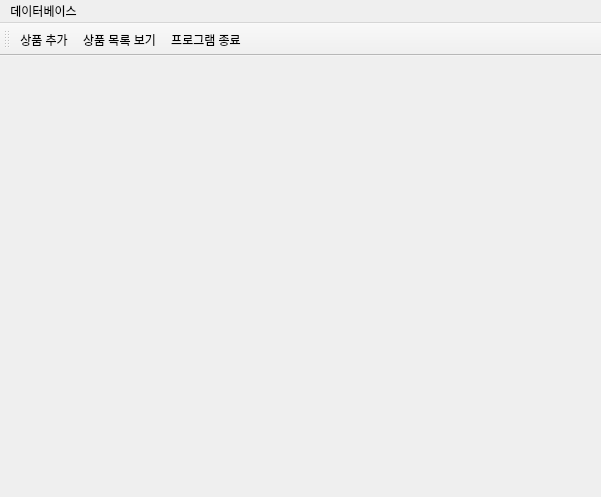
<?xml version="1.0" encoding="UTF-8"?>
<ui version="4.0">
 <class>MainWindow</class>
 <widget class="QMainWindow" name="MainWindow">
  <property name="geometry">
   <rect>
    <x>0</x>
    <y>0</y>
    <width>601</width>
    <height>497</height>
   </rect>
  </property>
  <property name="windowTitle">
   <string>MainWindow</string>
  </property>
  <widget class="QWidget" name="centralwidget">
   <widget class="QWidget" name="gridLayoutWidget">
    <property name="geometry">
     <rect>
      <x>0</x>
      <y>0</y>
      <width>441</width>
      <height>451</height>
     </rect>
    </property>
    <layout class="QGridLayout" name="gridLayout"/>
   </widget>
   <widget class="QWidget" name="verticalLayoutWidget">
    <property name="geometry">
     <rect>
      <x>440</x>
      <y>0</y>
      <width>160</width>
      <height>451</height>
     </rect>
    </property>
    <layout class="QVBoxLayout" name="verticalLayout"/>
   </widget>
  </widget>
  <widget class="QMenuBar" name="menubar">
   <property name="geometry">
    <rect>
     <x>0</x>
     <y>0</y>
     <width>601</width>
     <height>21</height>
    </rect>
   </property>
   <widget class="QMenu" name="menu">
    <property name="title">
     <string>데이터베이스</string>
    </property>
    <widget class="QMenu" name="menu_2">
     <property name="title">
      <string>상품</string>
     </property>
     <addaction name="action_4"/>
     <addaction name="action_5"/>
     <addaction name="action_6"/>
    </widget>
    <widget class="QMenu" name="menu_3">
     <property name="title">
      <string>매출</string>
     </property>
     <addaction name="action_7"/>
     <addaction name="action_8"/>
    </widget>
    <addaction name="menu_2"/>
    <addaction name="menu_3"/>
    <addaction name="action_9"/>
   </widget>
   <addaction name="menu"/>
  </widget>
  <widget class="QToolBar" name="toolBar">
   <property name="windowTitle">
    <string>toolBar</string>
   </property>
   <attribute name="toolBarArea">
    <enum>TopToolBarArea</enum>
   </attribute>
   <attribute name="toolBarBreak">
    <bool>false</bool>
   </attribute>
   <addaction name="action_4"/>
   <addaction name="action_5"/>
   <addaction name="action_9"/>
  </widget>
  <action name="action_3">
   <property name="text">
    <string>상품 제거</string>
   </property>
  </action>
  <action name="action_4">
   <property name="text">
    <string>상품 추가</string>
   </property>
  </action>
  <action name="action_5">
   <property name="text">
    <string>상품 목록 보기</string>
   </property>
  </action>
  <action name="action_6">
   <property name="text">
    <string>상품 제거</string>
   </property>
  </action>
  <action name="action_7">
   <property name="text">
    <string>매출 목록</string>
   </property>
  </action>
  <action name="action_8">
   <property name="text">
    <string>매출 그래프</string>
   </property>
  </action>
  <action name="action_9">
   <property name="text">
    <string>프로그램 종료</string>
   </property>
   <property name="shortcut">
    <string>Ctrl+Q</string>
   </property>
  </action>
 </widget>
 <resources>
  <include location="test.qrc"/>
 </resources>
 <connections/>
</ui>
